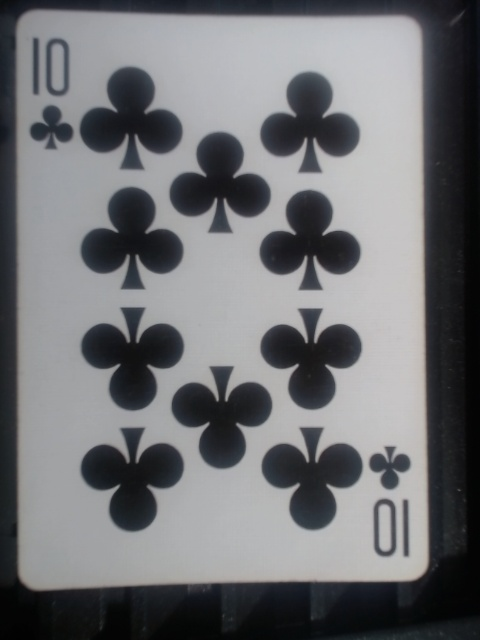
#> input picture captured_image.jpg, 480 x 640 px
$ python image_reconstruction.py
#> lines starting #> are read from the running program, lines starting #| are printed output that depends on the picture; after the words box and inside, x2 and y2 are one past the last pixel; in counts of white or black regions, pixels touching at a corner belong together
import cv2
import numpy as np
import matplotlib.pyplot as plt

image = cv2.imread('captured_image.jpg')
#> image is the input picture: shape (640, 480, 3); mean B, G, R 115.6, 112.7, 111.8
image = cv2.cvtColor(image, cv2.COLOR_BGR2GRAY)
#> image: shape (640, 480)
hist = cv2.calcHist([image], [0], None, [256], [0, 256])
#> hist = 256 values, max 9359 at index 162, min 0 at index 0, mean 1200

# Plot the histogram
plt.hist(image.ravel(), 256, [0, 256])
plt.title('Histogram')
plt.xlabel('Pixel Value')
plt.ylabel('Frequency')
plt.show()
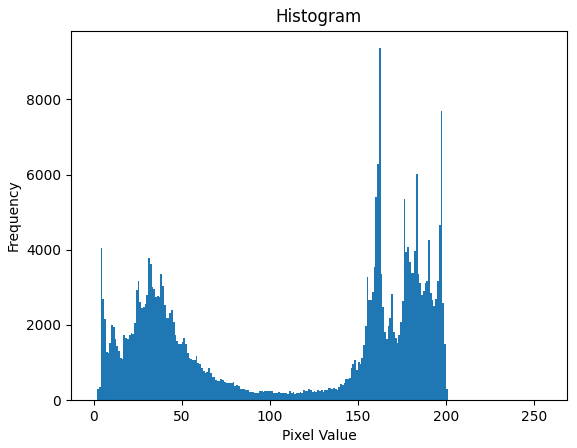
#> figure drawn by matplotlib, 1 panel; tallest bar 9359 high, from x = 162 to 163

threshold = 140

image[image <= threshold] = 0
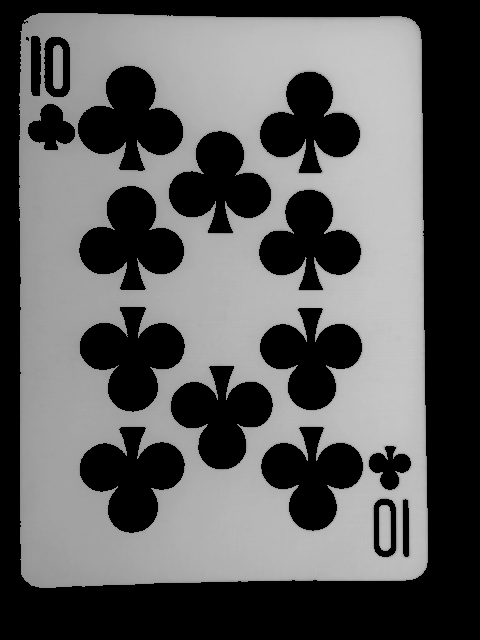
#> image: shape (640, 480); min 0, max 201, mean 93.1
image[image > threshold] = 255
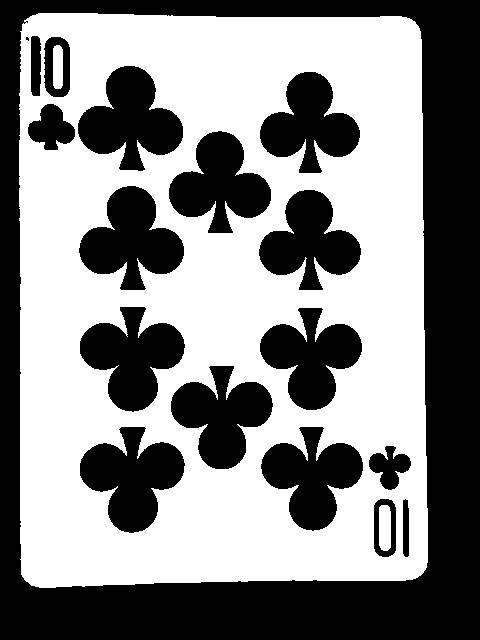
#> image: shape (640, 480); 53.3% white; 18 black regions (1 under 20 px), largest, box (x1, y1, x2, y2) and area: (0, 0, 480, 640) 78046, (80, 427, 185, 533) 6423, (78, 66, 183, 171) 6374
image = 255 - image

#now lets remove the background
L, W = image.shape
#> L = 640; W = 480

for i in range(W):
    if np.all(image[int(L/2), i:i+4]) == 0:
        print(i)
        image = image[:,i:]
        break
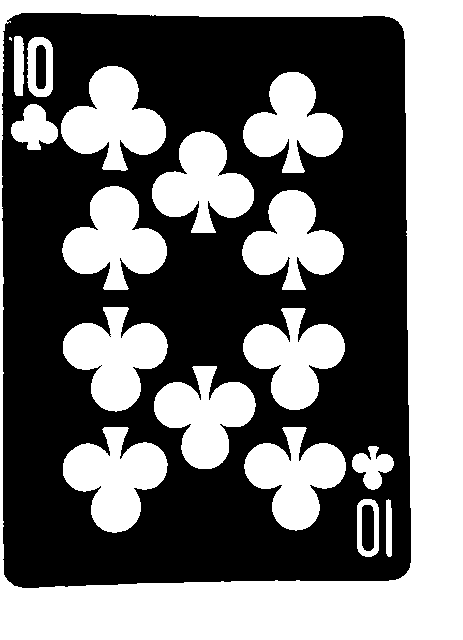
#> image: shape (640, 463); 44.8% white; 18 white regions (1 under 20 px), largest, box (x1, y1, x2, y2) and area: (0, 0, 463, 640) 67166, (63, 427, 168, 533) 6423, (61, 66, 166, 171) 6374

for i in range(W-1,-1,-1):
    if np.all(image[int(L/2), i-4:i]) == 0:
        print(i)
        image = image[:,0:i]
        break
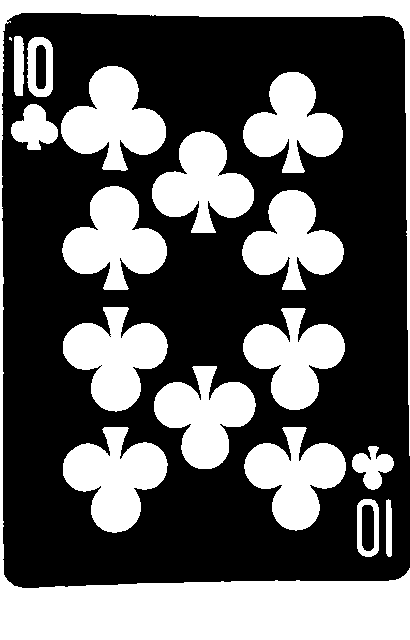
#> image: shape (640, 410); 37.7% white; 18 white regions (1 under 20 px), largest, box (x1, y1, x2, y2) and area: (0, 0, 410, 640) 33301, (63, 427, 168, 533) 6423, (61, 66, 166, 171) 6374

for i in range(L):
    if np.all(image[i:i+4, int(W/2)]) == 0:
        print(i)
        image = image[i:,:]
        break
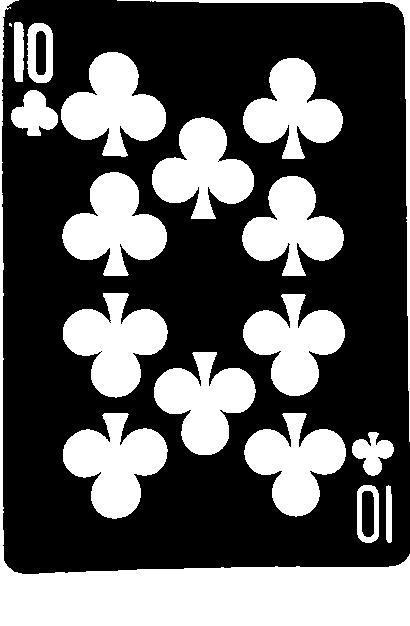
#> image: shape (626, 410); 36.3% white; 19 white regions (1 under 20 px), largest, box (x1, y1, x2, y2) and area: (0, 0, 410, 626) 25346, (63, 413, 168, 519) 6423, (61, 52, 166, 157) 6374

for i in range(L-1,-1,-1):
    if np.all(image[i-4:i, int(W/2)]) == 0:
        print(i)
        image = image[0:i,:]
        break
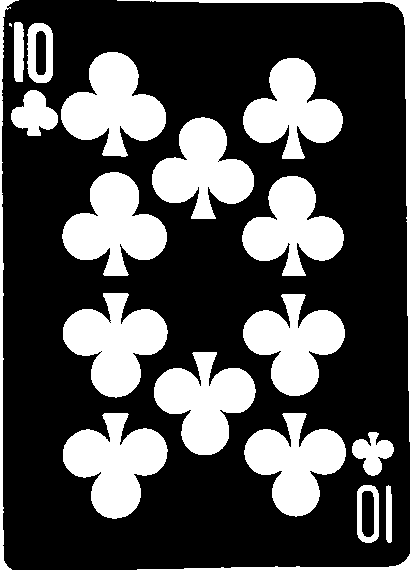
#> image: shape (570, 410); 30.1% white; 20 white regions (1 under 20 px), largest, box (x1, y1, x2, y2) and area: (63, 413, 168, 519) 6423, (61, 52, 166, 157) 6374, (63, 293, 168, 398) 6321

image = 255- image
# [4 lines of commented-out code are left out]

cv2.imwrite('reconstructed_image.jpg', image)
